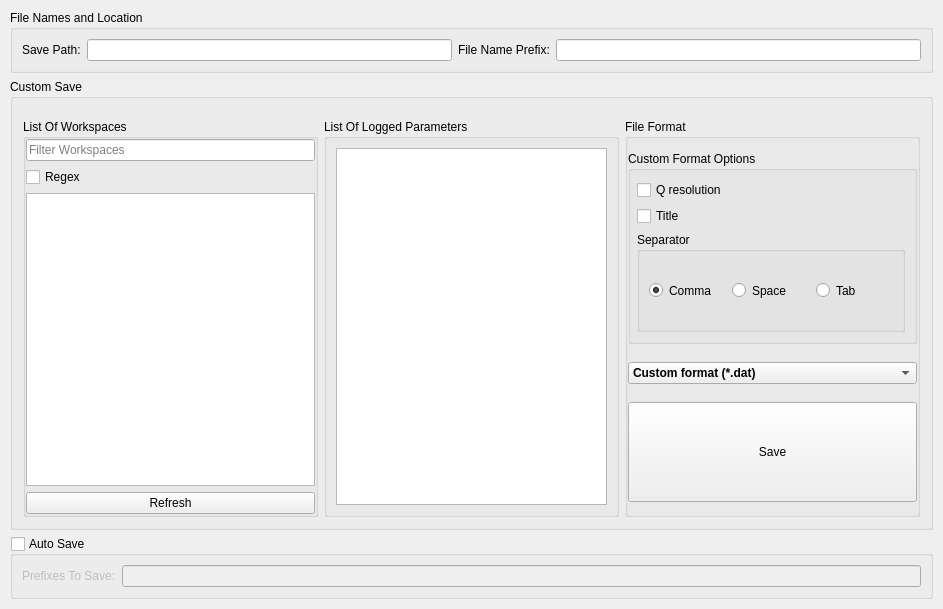
<?xml version="1.0" encoding="UTF-8"?>
<ui version="4.0">
 <class>ReflSaveTabWidget</class>
 <widget class="QWidget" name="ReflSaveTabWidget">
  <property name="geometry">
   <rect>
    <x>0</x>
    <y>0</y>
    <width>943</width>
    <height>609</height>
   </rect>
  </property>
  <property name="windowTitle">
   <string>Save ASCII</string>
  </property>
  <layout class="QVBoxLayout" name="verticalLayout">
   <property name="leftMargin">
    <number>10</number>
   </property>
   <property name="topMargin">
    <number>10</number>
   </property>
   <property name="rightMargin">
    <number>10</number>
   </property>
   <property name="bottomMargin">
    <number>10</number>
   </property>
   <item>
    <widget class="QGroupBox" name="groupBox_3">
     <property name="title">
      <string>File Names and Location</string>
     </property>
     <layout class="QHBoxLayout" name="horizontalLayout_3">
      <item>
       <widget class="QLabel" name="label">
        <property name="text">
         <string>Save Path:</string>
        </property>
       </widget>
      </item>
      <item>
       <widget class="QLineEdit" name="savePathEdit"/>
      </item>
      <item>
       <widget class="QLabel" name="label_2">
        <property name="text">
         <string>File Name Prefix:</string>
        </property>
       </widget>
      </item>
      <item>
       <widget class="QLineEdit" name="prefixEdit"/>
      </item>
     </layout>
    </widget>
   </item>
   <item>
    <widget class="QGroupBox" name="customSaveGroup">
     <property name="title">
      <string>Custom Save</string>
     </property>
     <layout class="QHBoxLayout" name="horizontalLayout" stretch="1,1,1">
      <property name="spacing">
       <number>6</number>
      </property>
      <property name="leftMargin">
       <number>10</number>
      </property>
      <property name="topMargin">
       <number>20</number>
      </property>
      <property name="rightMargin">
       <number>10</number>
      </property>
      <property name="bottomMargin">
       <number>10</number>
      </property>
      <item>
       <widget class="QGroupBox" name="workspaceList">
        <property name="styleSheet">
         <string notr="true">.QGroupBox { 
    border-bottom: 0px transparent;
	border-left: 0px transparent;
    border-right: 0px transparent;
}</string>
        </property>
        <property name="title">
         <string>List Of Workspaces</string>
        </property>
        <layout class="QVBoxLayout" name="verticalLayout_2">
         <property name="leftMargin">
          <number>0</number>
         </property>
         <property name="topMargin">
          <number>0</number>
         </property>
         <property name="rightMargin">
          <number>0</number>
         </property>
         <property name="bottomMargin">
          <number>0</number>
         </property>
         <item>
          <widget class="QLineEdit" name="filterEdit">
           <property name="placeholderText">
            <string>Filter Workspaces</string>
           </property>
          </widget>
         </item>
         <item>
          <widget class="QCheckBox" name="regexCheckBox">
           <property name="text">
            <string>Regex</string>
           </property>
          </widget>
         </item>
         <item>
          <widget class="QListWidget" name="listOfWorkspaces">
           <property name="selectionMode">
            <enum>QAbstractItemView::ExtendedSelection</enum>
           </property>
          </widget>
         </item>
         <item>
          <widget class="QPushButton" name="refreshButton">
           <property name="text">
            <string>Refresh</string>
           </property>
          </widget>
         </item>
        </layout>
       </widget>
      </item>
      <item>
       <widget class="QGroupBox" name="loggedParameterList">
        <property name="styleSheet">
         <string notr="true">.QGroupBox { 
    border-bottom: 0px transparent;
	border-left: 0px transparent;
    border-right: 0px transparent;
}</string>
        </property>
        <property name="title">
         <string>List Of Logged Parameters</string>
        </property>
        <layout class="QVBoxLayout" name="verticalLayout_3">
         <item>
          <widget class="QListWidget" name="listOfLoggedParameters">
           <property name="selectionMode">
            <enum>QAbstractItemView::ExtendedSelection</enum>
           </property>
          </widget>
         </item>
        </layout>
       </widget>
      </item>
      <item>
       <widget class="QGroupBox" name="fileFormatGroup">
        <property name="styleSheet">
         <string notr="true">.QGroupBox { 
    border-bottom: 0px transparent;
	border-left: 0px transparent;
    border-right: 0px transparent;
}</string>
        </property>
        <property name="title">
         <string>File Format</string>
        </property>
        <property name="alignment">
         <set>Qt::AlignLeading|Qt::AlignLeft|Qt::AlignTop</set>
        </property>
        <layout class="QVBoxLayout" name="verticalLayout_4" stretch="0,2,0">
         <property name="leftMargin">
          <number>0</number>
         </property>
         <property name="topMargin">
          <number>0</number>
         </property>
         <property name="rightMargin">
          <number>0</number>
         </property>
         <property name="bottomMargin">
          <number>0</number>
         </property>
         <item>
          <widget class="QGroupBox" name="groupBox">
           <property name="sizePolicy">
            <sizepolicy hsizetype="Preferred" vsizetype="Fixed">
             <horstretch>0</horstretch>
             <verstretch>0</verstretch>
            </sizepolicy>
           </property>
           <property name="styleSheet">
            <string notr="true">.QGroupBox { \n    border-bottom: 0px transparent;\n	border-left: 0px transparent;\n    border-right: 0px transparent;\n}</string>
           </property>
           <property name="title">
            <string>Custom Format Options</string>
           </property>
           <layout class="QVBoxLayout" name="verticalLayout_5" stretch="0,1,1">
            <property name="leftMargin">
             <number>6</number>
            </property>
            <item>
             <widget class="QCheckBox" name="qResolutionCheckBox">
              <property name="text">
               <string>Q resolution</string>
              </property>
             </widget>
            </item>
            <item>
             <widget class="QCheckBox" name="titleCheckBox">
              <property name="text">
               <string>Title</string>
              </property>
             </widget>
            </item>
            <item>
             <widget class="QGroupBox" name="separatorGroup">
              <property name="sizePolicy">
               <sizepolicy hsizetype="Preferred" vsizetype="Fixed">
                <horstretch>0</horstretch>
                <verstretch>0</verstretch>
               </sizepolicy>
              </property>
              <property name="minimumSize">
               <size>
                <width>0</width>
                <height>100</height>
               </size>
              </property>
              <property name="title">
               <string>Separator</string>
              </property>
              <layout class="QHBoxLayout" name="horizontalLayout_2" stretch="1,1,1">
               <property name="spacing">
                <number>6</number>
               </property>
               <property name="topMargin">
                <number>6</number>
               </property>
               <property name="bottomMargin">
                <number>6</number>
               </property>
               <item>
                <widget class="QRadioButton" name="commaRadioButton">
                 <property name="sizePolicy">
                  <sizepolicy hsizetype="Preferred" vsizetype="Preferred">
                   <horstretch>0</horstretch>
                   <verstretch>0</verstretch>
                  </sizepolicy>
                 </property>
                 <property name="minimumSize">
                  <size>
                   <width>0</width>
                   <height>0</height>
                  </size>
                 </property>
                 <property name="text">
                  <string>Comma</string>
                 </property>
                 <property name="checked">
                  <bool>true</bool>
                 </property>
                </widget>
               </item>
               <item>
                <widget class="QRadioButton" name="spaceRadioButton">
                 <property name="sizePolicy">
                  <sizepolicy hsizetype="Minimum" vsizetype="Preferred">
                   <horstretch>0</horstretch>
                   <verstretch>0</verstretch>
                  </sizepolicy>
                 </property>
                 <property name="text">
                  <string>Space</string>
                 </property>
                </widget>
               </item>
               <item>
                <widget class="QRadioButton" name="tabRadioButton">
                 <property name="sizePolicy">
                  <sizepolicy hsizetype="Minimum" vsizetype="Preferred">
                   <horstretch>0</horstretch>
                   <verstretch>0</verstretch>
                  </sizepolicy>
                 </property>
                 <property name="text">
                  <string>Tab</string>
                 </property>
                </widget>
               </item>
              </layout>
             </widget>
            </item>
           </layout>
          </widget>
         </item>
         <item>
          <widget class="QComboBox" name="fileFormatComboBox">
           <property name="font">
            <font>
             <weight>75</weight>
             <bold>true</bold>
            </font>
           </property>
           <item>
            <property name="text">
             <string>Custom format (*.dat)</string>
            </property>
           </item>
           <item>
            <property name="text">
             <string>3 column (*.dat)</string>
            </property>
           </item>
           <item>
            <property name="text">
             <string>ANSTO, MotoFit, 4 column (*.txt)</string>
            </property>
           </item>
           <item>
            <property name="text">
             <string>ILL Cosmos (*.mft)</string>
            </property>
           </item>
          </widget>
         </item>
         <item>
          <widget class="QPushButton" name="saveButton">
           <property name="sizePolicy">
            <sizepolicy hsizetype="Expanding" vsizetype="Fixed">
             <horstretch>0</horstretch>
             <verstretch>0</verstretch>
            </sizepolicy>
           </property>
           <property name="minimumSize">
            <size>
             <width>0</width>
             <height>100</height>
            </size>
           </property>
           <property name="text">
            <string>Save</string>
           </property>
          </widget>
         </item>
        </layout>
       </widget>
      </item>
     </layout>
    </widget>
   </item>
   <item>
    <widget class="QGroupBox" name="groupBox_2">
     <property name="title">
      <string>Auto Save</string>
     </property>
     <property name="checkable">
      <bool>true</bool>
     </property>
     <property name="checked">
      <bool>false</bool>
     </property>
     <layout class="QHBoxLayout" name="horizontalLayout_4">
      <item>
       <widget class="QLabel" name="label_3">
        <property name="text">
         <string>Prefixes To Save:</string>
        </property>
       </widget>
      </item>
      <item>
       <widget class="QLineEdit" name="lineEdit"/>
      </item>
     </layout>
    </widget>
   </item>
  </layout>
 </widget>
 <resources/>
 <connections/>
</ui>
